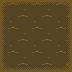

This is a level from a 2D game, rendered from its Tiled map with the project's own tilesets. A one-line summary and the complete map file follow:
An orthogonal 3x3 tile map with 24x24 px tiles, 8 tile layers (WaterSurface01, WaterSurface01Detail, WaterSurface02, WaterSurface02Detail, ...).

<map version="1.0" orientation="orthogonal" renderorder="right-down" width="3" height="3" tilewidth="24" tileheight="24" nextobjectid="1">
 <tileset firstgid="1" name="ffWorld" tilewidth="24" tileheight="24" tilecount="2296" columns="56">
  <image source="../res/oryx_16bit_fantasy_world_trans.png" width="1366" height="1007" />
 </tileset>
 <layer name="WaterSurface01" width="3" height="3">
  <data encoding="csv">
1742,1742,1742,
1742,1742,1742,
1742,1742,1742
</data>
 </layer>
 <layer name="WaterSurface01Detail" width="3" height="3">
  <data encoding="csv">
1574,1575,1576,
1630,0,1632,
1686,1687,1688
</data>
 </layer>
 <layer name="WaterSurface02" width="3" height="3">
  <data encoding="csv">
1798,1798,1798,
1798,1798,1798,
1798,1798,1798
</data>
 </layer>
 <layer name="WaterSurface02Detail" width="3" height="3">
  <data encoding="csv">
1574,1575,1576,
1630,0,1632,
1686,1687,1688
</data>
 </layer>
 <layer name="WaterDeep01" width="3" height="3">
  <data encoding="csv">
1751,1751,1751,
1751,1751,1751,
1751,1751,1751
</data>
 </layer>
 <layer name="WaterDeep01Detail" width="3" height="3">
  <data encoding="csv">
1583,1584,1585,
1639,0,1641,
1695,1696,1697
</data>
 </layer>
 <layer name="WaterDeep02" width="3" height="3">
  <data encoding="csv">
1807,1807,1807,
1807,1807,1807,
1807,1807,1807
</data>
 </layer>
 <layer name="WaterDeep02Detail" width="3" height="3">
  <data encoding="csv">
1583,1584,1585,
1639,0,1641,
1695,1696,1697
</data>
 </layer>
</map>
